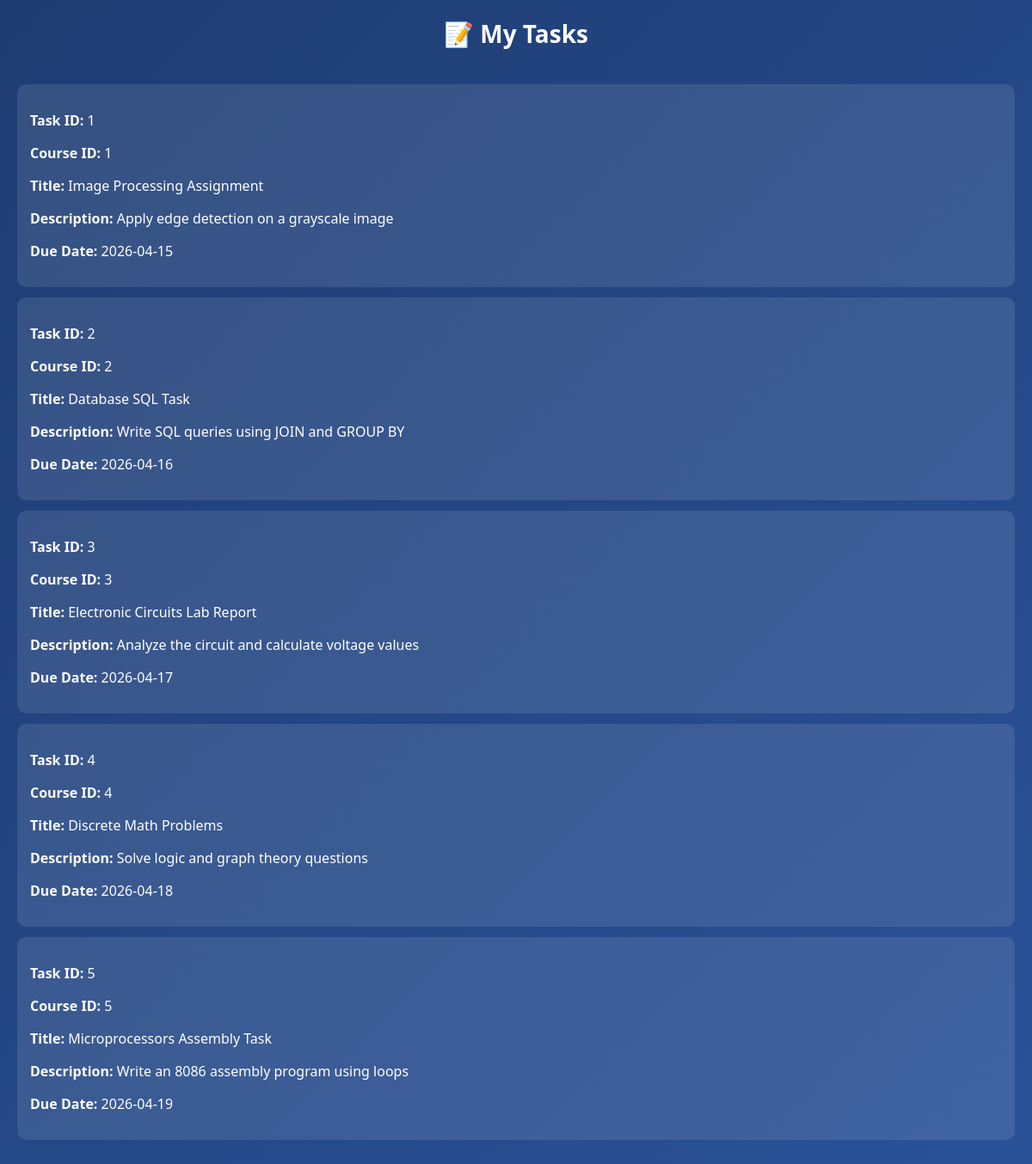
Page /task.php (signed in) on the committed database.
### tables this page shows
CREATE TABLE `task` (
  `task_id` int(11) NOT NULL AUTO_INCREMENT,
  `course_id` int(11) DEFAULT NULL,
  `topic_id` int(11) DEFAULT NULL,
  `title` varchar(100) NOT NULL,
  `description` text DEFAULT NULL,
  `due_date` date DEFAULT NULL,
  PRIMARY KEY (`task_id`),
  KEY `fk_task_topic` (`course_id`,`topic_id`),
  CONSTRAINT `fk_task_topic` FOREIGN KEY (`course_id`, `topic_id`) REFERENCES `topic` (`course_id`, `topic_id`) ON DELETE CASCADE ON UPDATE CASCADE
);

### task.php (the view, shortened to what this page needs)
<?php
$conn = new mysqli("localhost","root","","university_academic_support_system");
$student_id = $_SESSION['student_id'];
$sql = "
SELECT
    t.task_id,
    t.title,
    t.description,
    t.due_date,
    t.course_id
FROM enrollment e
JOIN task t
ON e.course_id = t.course_id
WHERE e.student_id = '$student_id'
";
$result = $conn->query($sql);
?>
<!DOCTYPE html>
<html>
<head>
</head>
<body>
<div class="header">📝 My Tasks</div>
<div class="container">
<?php
if($result->num_rows > 0){
    while($row = $result->fetch_assoc()){
        echo "
        <div class='card'>
            <p><b>Task ID:</b> {$row['task_id']}</p>
            <p><b>Course ID:</b> {$row['course_id']}</p>
            <p><b>Title:</b> {$row['title']}</p>
            <p><b>Description:</b> {$row['description']}</p>
            <p><b>Due Date:</b> {$row['due_date']}</p>
        </div>
        ";
    }
}else{
    echo "<p>No tasks found.</p>";
}
?>
</div>
</body>
</html>

### task.php (style rules this page uses)
body { margin:0; font-family:Segoe UI; background:linear-gradient(135deg,#1e3c72,#2a5298); color:white; }
.header { text-align:center; padding:20px; font-size:28px; font-weight:bold; }
.container { padding:20px; }
.card { background:rgba(255,255,255,0.1); padding:15px; border-radius:10px; margin-bottom:12px; }

### rows in the picture
task: task_id "1", course "1", title "Image Processing Assignment", description "Apply edge detection on a grayscale image", due_date "2026-04-15"
task: task_id "2", course "2", title "Database SQL Task", description "Write SQL queries using JOIN and GROUP BY", due_date "2026-04-16"
task: task_id "3", course "3", title "Electronic Circuits Lab Report", description "Analyze the circuit and calculate voltage values", due_date "2026-04-17"
task: task_id "4", course "4", title "Discrete Math Problems", description "Solve logic and graph theory questions", due_date "2026-04-18"
task: task_id "5", course "5", title "Microprocessors Assembly Task", description "Write an 8086 assembly program using loops", due_date "2026-04-19"
